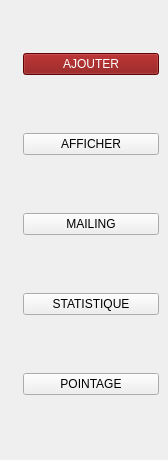
      <widget class="QWidget" name="emp_ajouter">
       <widget class="QWidget" name="verticalLayoutWidget_5">
        <property name="geometry">
         <rect>
          <x>10</x>
          <y>0</y>
          <width>149</width>
          <height>451</height>
         </rect>
        </property>
        <layout class="QVBoxLayout" name="verticalLayout_5" stretch="0,0,0,0,0">
         <property name="spacing">
          <number>5</number>
         </property>
         <property name="sizeConstraint">
          <enum>QLayout::SetDefaultConstraint</enum>
         </property>
         <property name="leftMargin">
          <number>13</number>
         </property>
         <item>
          <widget class="QPushButton" name="ajoutbutton">
           <property name="styleSheet">
            <string notr="true">background-color:#850606;
color:white;</string>
           </property>
           <property name="text">
            <string>AJOUTER</string>
           </property>
           <property name="icon">
            <iconset>
             <normaloff>../../Bureau/ajout.png</normaloff>../../Bureau/ajout.png</iconset>
           </property>
           <property name="iconSize">
            <size>
             <width>23</width>
             <height>25</height>
            </size>
           </property>
          </widget>
         </item>
         <item>
          <widget class="QPushButton" name="affichbutton">
           <property name="text">
            <string>AFFICHER</string>
           </property>
           <property name="icon">
            <iconset>
             <normaloff>../../Bureau/afficher.png</normaloff>../../Bureau/afficher.png</iconset>
           </property>
           <property name="iconSize">
            <size>
             <width>23</width>
             <height>25</height>
            </size>
           </property>
          </widget>
         </item>
         <item>
          <widget class="QPushButton" name="pushButton_10">
           <property name="text">
            <string>MAILING</string>
           </property>
           <property name="icon">
            <iconset>
             <normaloff>../../Bureau/mail.png</normaloff>../../Bureau/mail.png</iconset>
           </property>
           <property name="iconSize">
            <size>
             <width>23</width>
             <height>25</height>
            </size>
           </property>
          </widget>
         </item>
         <item>
          <widget class="QPushButton" name="pushButton_27">
           <property name="text">
            <string>STATISTIQUE</string>
           </property>
           <property name="icon">
            <iconset>
             <normaloff>../../stat.png</normaloff>../../stat.png</iconset>
           </property>
           <property name="iconSize">
            <size>
             <width>23</width>
             <height>25</height>
            </size>
           </property>
          </widget>
         </item>
         <item>
          <widget class="QPushButton" name="pushButton_16">
           <property name="text">
            <string>POINTAGE</string>
           </property>
           <property name="icon">
            <iconset>
             <normaloff>../../pointage.png</normaloff>../../pointage.png</iconset>
           </property>
           <property name="iconSize">
            <size>
             <width>23</width>
             <height>27</height>
            </size>
           </property>
          </widget>
         </item>
        </layout>
       </widget>
      </widget>
